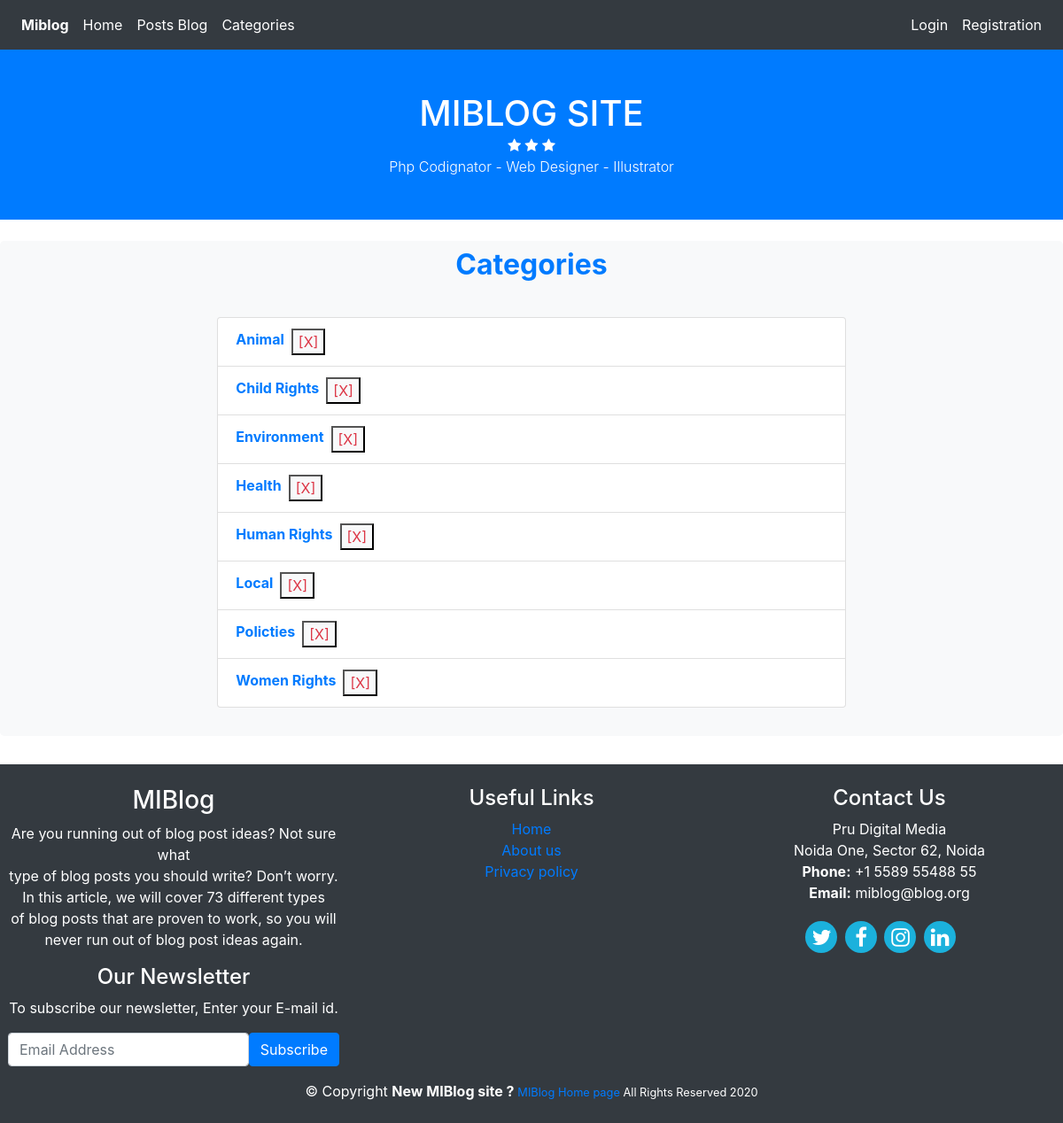
The app's page /index.php/categories, older data.
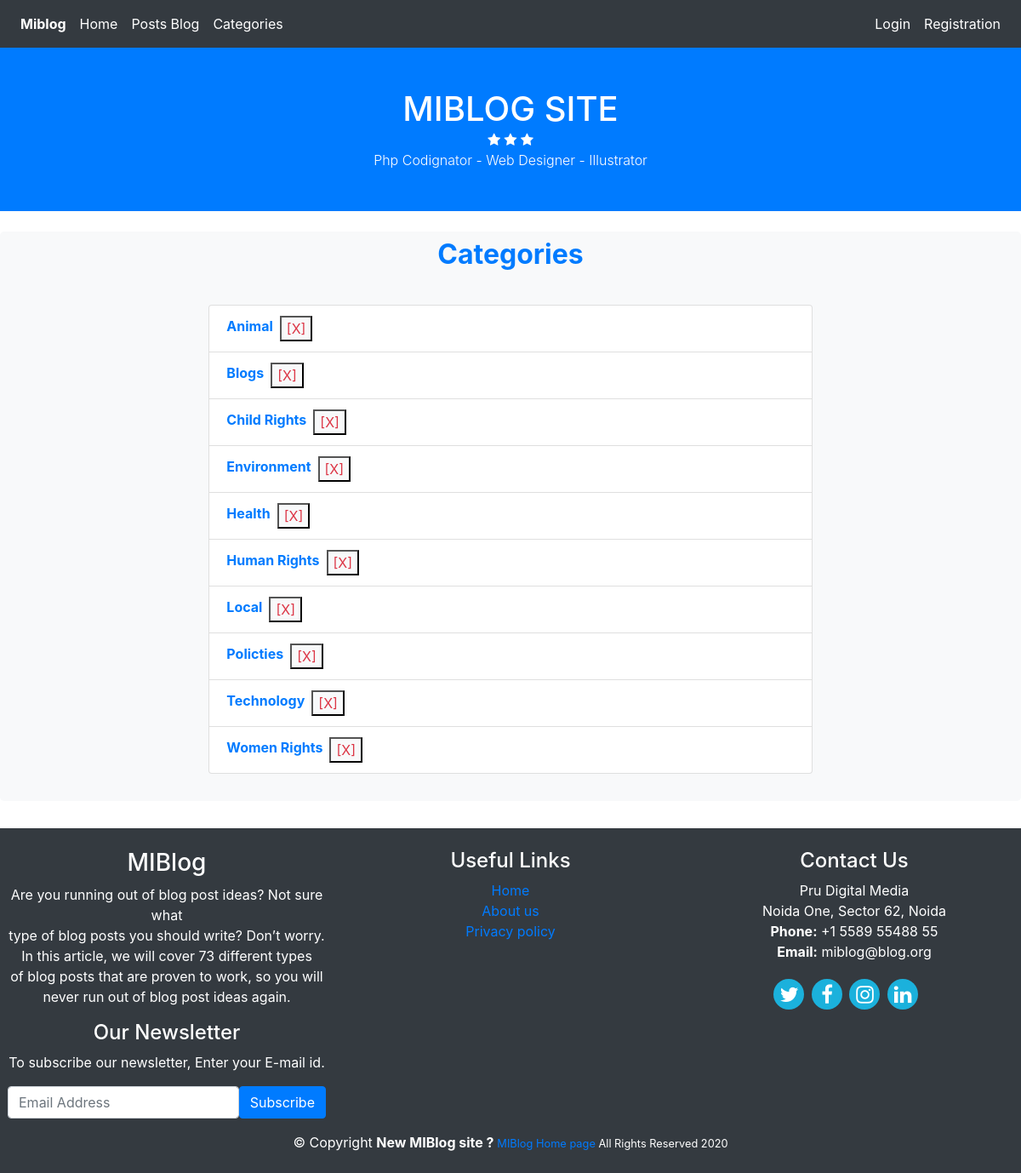
The same page, newer data.
### tables this page shows
CREATE TABLE `categories` (
  `category_id` int(11) NOT NULL,
  `category_name` varchar(255) NOT NULL,
  `created_at` timestamp NOT NULL DEFAULT current_timestamp()
);

### application/controllers/Categories.php (called while the page is built, shortened)
<?php
	class Categories extends CI_Controller{
		public function index(){
			$data['title'] = 'Categories';
			$data['categories'] = $this->Category_model->get_categories();
			$this->load->view('templates/header');
			$this->load->view('categories/index' , $data);
			$this->load->view('templates/footer');
		}
	}

### index.php (called while the page is built, shortened)
<?php
require_once BASEPATH.'core/CodeIgniter.php';

### application/models/Category_model.php (called while the page is built, shortened)
<?php
	class Category_model extends CI_Model{
		public function get_categories(){
			$this->db->order_by('category_name');
			$query = $this->db->get('categories');
			return $query->result_array();
		}
	}

### application/views/categories/index.php (the view)
<section class="jumbotron py-2 bg-light">
   <h2 class="text-center pb-2 text-primary font-weight-bold"><?php echo $title; ?></h2>
   <div class="container col-md-8 p-4 text-dark font-weight-bold">
		<ul class="list-group">
			<?php foreach($categories as $category) : ?>
				<li class="list-group-item d-flex">
					<a class="mr-2" href="<?php echo base_url(); ?>categories/posts/<?php echo $category['category_id'];?>">
						<?php echo $category['category_name']; ?>
					</a>
					<?php if($this->session->userdata('user_id') == $category['user_id']): ?>
						<form action="categories/delete/<?php echo $category['category_id']; ?>" method="POST">
							<input type="submit" class="btn-link text-danger bg-light" value="[X]" title="Delete category">
						</form>
					<?php endif; ?>
				</li>
			<?php endforeach; ?>
		</ul>
	</div>
</section>

### application/views/templates/header.php (shortened to what this page needs)
<!DOCTYPE html>
<html lang="en">
<head>
  <link rel="stylesheet" href="https://maxcdn.bootstrapcdn.com/bootstrap/4.4.1/css/bootstrap.min.css">
  <link rel="stylesheet" href="https://stackpath.bootstrapcdn.com/font-awesome/4.7.0/css/font-awesome.min.css">
  <link rel="stylesheet" href="<?php echo base_url(); ?>assets/css/style.css">
</head>
<body>
<nav class="navbar navbar-expand-sm bg-dark">
  <ul class="navbar-nav mr-auto">
    <li class="nav-item">
      <a class="nav-link text-white font-weight-bold" href="<?php echo base_url(); ?>">Miblog</a>
    </li>
    <li class="nav-item">
      <a class="nav-link text-white" href="<?php echo base_url(); ?>">Home</a>
    </li>
    <li class="nav-item">
      <a class="nav-link text-white" href="<?php echo base_url(); ?>posts">Posts Blog</a>
    </li>
    <li class="nav-item">
      <a class="nav-link text-white" href="<?php echo base_url(); ?>categories">Categories</a>
    </li>
  </ul>
  <ul class="navbar-nav">
	  <?php if(!$this->session->userdata('logged_in')) : ?>
	  <li class="nav-item">
	  		<a class="nav-link text-white" href="<?php echo base_url(); ?>users/login">Login</a>
		</li>
	  <li class="nav-item">
	  		<a class="nav-link text-white" href="<?php echo base_url(); ?>users/register">Registration</a>
		</li>
		<?php endif; ?>
  </ul>
</nav>
<header class="masthead bg-primary text-white text-center py-5">
     <div class="container d-flex align-items-center flex-column">
         <h1 class="masthead-heading text-uppercase mb-0">Miblog Site</h1>
         <div class="divider-custom divider-light">
                  <div class="divider-custom-icon">
                  	<i class="fa fa-star"></i>&nbsp;<i class="fa fa-star"></i>&nbsp;<i class="fa fa-star"></i>
                  </div>
              </div>
         <p class="masthead-subheading font-weight-light mb-0">Php Codignator - Web Designer - Illustrator</p>
     </div>
</header>
    <div class="container pt-4">
	</div>

### application/views/templates/footer.php (shortened to what this page needs)
<footer class="text-center text-white bg-dark p-4 pt-4 mt-4 section-bg">
      <div class="footer-top">
         <div class="row">
            <div class="col-lg-12 p-0">
               <div class="row">
                  <div class="col-sm-4">
                     <div class="footer-info">
                        <h3>MIBlog</h3>
                        <p>
                           Are you running out of blog post ideas? Not sure what <br>
                           type of blog posts you should write? Don’t worry. <br>
                           In this article, we will cover 73 different types <br>
                           of blog posts that are proven to work, so you will <br>
                           never run out of blog post ideas again.
                        </p>
                     </div>
                     <div class="footer-newsletter">
                        <h4>Our Newsletter</h4>
                        <p>To subscribe our newsletter, Enter your E-mail id.</p>
                        <form action="" method="POST">
                           <div class="form-group d-flex" id="signform">
                              <input class="form-control" name="signemail" id="signemail"  type="email" placeholder="Email Address">
                              <input type="submit" class="subscribe btn btn-primary" value="Subscribe">
                           </div>
                        </form>
                     </div>
                  </div>
                  <div class="col-sm-4">
                     <div class="footer-links">
                        <h4>Useful Links</h4>
                           <ul>
                           <li><a href="<?php echo base_url(); ?>">Home</a></li>
                           <li><a href="<?php echo base_url(); ?>about">About us</a></li>
                           <li><a href="<?php echo base_url(); ?>privacy">Privacy policy</a></li>
                           </ul>
                     </div>
                  </div>
                  <div class="col-sm-4">
                     <div class="footer-links">
                        <h4>Contact Us</h4>
                        <p>
                           	  Pru Digital Media<br>
                              Noida One, Sector 62, Noida<br>
                              <strong>Phone:</strong> +1 5589 55488 55<br>
                              <strong>Email:</strong> miblog@blog.org<br>
                        </p>
                     </div>
                     <div class="social-links social-btn">
                        <a href="https://twitter.com/login" class="twitter" title="Twitter"><i class="fa fa-twitter"></i></a>
                        <a href="https://www.facebook.com/login" class="facebook" title="Facebook"><i class="fa fa-facebook"></i></a>
                        <a href="https://www.instagram.com/login/" class="instagram" title="Instagram"><i class="fa fa-instagram"></i></a>
                        <a href="https://www.linkedin.com/login" class="linkedin" title="linkedin"><i class="fa fa-linkedin"></i></a>
                     </div>
                  </div>
               </div>
            </div>
         </div>
      </div>
      <div class="container">
         <div class="copyright text-center">
            &copy; Copyright  <strong>New MIBlog site ? </strong>
            <small><a href="<?php echo base_url(); ?>" >MIBlog Home page</a></samll>&nbsp;All Rights Reserved 2020
         </div>
      </div>
   </footer>
</body>
</html>

### assets/css/style.css (style rules this page uses)
.social-links a { font-size: 18px; display: inline-block; background: #1bb1dc; color: #fff; line-height: 1; padding: 4px 0px; margin-right: 4px; border-radius: 50%; text-align: center; width: 36px; height: 36px; transition: 0.3s; }
.fa { display: inline-block; font: normal normal normal 14px/1 FontAwesome; font-size: inherit; text-rendering: auto; -webkit-font-smoothing: antialiased; -moz-osx-font-smoothing: grayscale; }
.social-btn { display: block; outline: none; box-shadow: none; margin-bottom: 0rem; width:100%; color: #fff; line-height: 2.5rem; border-radius: .25rem; box-sizing: border-box; padding-right: 1rem; }
p { position: relative ; }
.social-btn i { display: inline-block; width: 4rem; padding-top: 0.1rem; padding-right: 1.7rem; font-size: 1.5rem; vertical-align: middle; }
.footer-links ul { list-style: none; padding: 0; margin: 0; }

Row changes from the older to the newer data that the page shows:
added categories: category_name "Blogs"
added categories: category_name "Technology"
